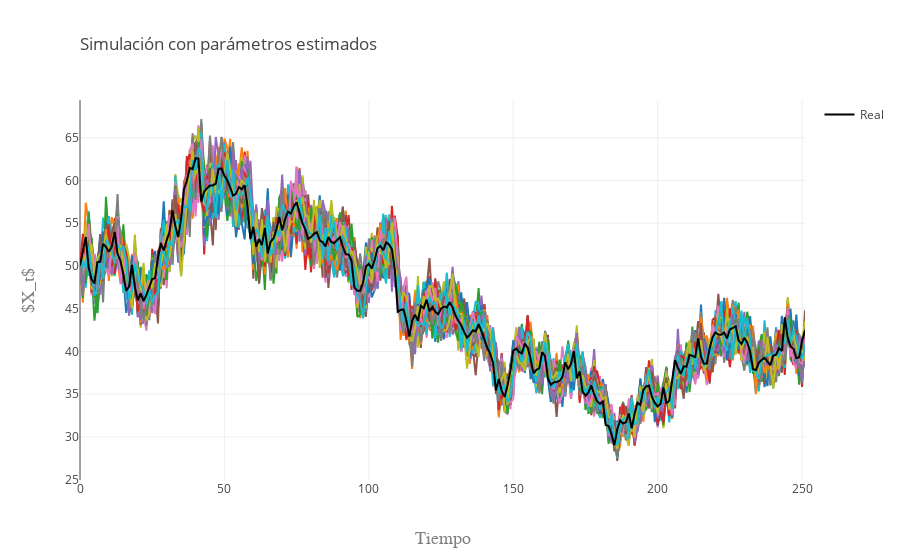

Notebook code for this chart:
### Code cell
data=[]
for i in range(k):
    trace1 = go.Scatter(
        y = S[i],
        x = np.arange(N),
        showlegend=False
    )
    data.append(trace1)

trace2 = go.Scatter(
    y = X,
    x = np.arange(N),
    mode = 'lines',
    line = dict(color = 'rgb(0,0,0)'),
    name = 'Real'
)
data.append(trace2)
layout = go.Layout(
    title=go.layout.Title(
        text='Simulación con parámetros estimados',
        xref='paper',
        x=0
    ),
    xaxis=go.layout.XAxis(
        title=go.layout.xaxis.Title(
            text='Tiempo',
            font=dict(
                family='Arial',
                size=18,
                color='#7f7f7f'
            )
        )
    ),
    yaxis=go.layout.YAxis(
        title=go.layout.yaxis.Title(
            text='$X_t$',
            font=dict(
                family='Arial',
                size=18,
                color='#7f7f7f'
            )
        )
    )
)
fig = go.Figure(data=data, layout=layout)
py.iplot(fig, filename='Estimacion')

### Figure 1 — Plotly figure (JSON) as saved in the notebook; plotly's stock layout.template omitted (floating-point values rounded to 4 significant figures; data arrays with more than 128 entries replaced by an {"elided": "..."} marker saying what was removed)
{"data": [{"showlegend": false, "type": "scatter", "uid": "8d58233f-aa3a-4fb4-ab92-9055f0336701", "x": {"elided": "252 int values"}, "y": {"elided": "252 float values"}}, {"showlegend": false, "type": "scatter", "uid": "905b8749-2eb2-4a1c-ab57-d26b3d9d52b7", "x": {"elided": "252 int values"}, "y": {"elided": "252 float values"}}, {"showlegend": false, "type": "scatter", "uid": "577018d5-a03b-40fc-96c0-73812a15214a", "x": {"elided": "252 int values"}, "y": {"elided": "252 float values"}}, {"showlegend": false, "type": "scatter", "uid": "d4337b99-9323-4c41-997a-1d4a87a0155f", "x": {"elided": "252 int values"}, "y": {"elided": "252 float values"}}, {"showlegend": false, "type": "scatter", "uid": "557e1911-5fc8-4e6a-ae7e-f8e8bdff8fe3", "x": {"elided": "252 int values"}, "y": {"elided": "252 float values"}}, {"showlegend": false, "type": "scatter", "uid": "84d26f9b-662f-40f9-901e-101a5edb2973", "x": {"elided": "252 int values"}, "y": {"elided": "252 float values"}}, {"showlegend": false, "type": "scatter", "uid": "0866f9fb-0471-4aa3-8541-775f4b25cf76", "x": {"elided": "252 int values"}, "y": {"elided": "252 float values"}}, {"showlegend": false, "type": "scatter", "uid": "e13b55da-d340-43f5-b3d7-7a20e1805fa4", "x": {"elided": "252 int values"}, "y": {"elided": "252 float values"}}, {"showlegend": false, "type": "scatter", "uid": "8e6b8d14-3489-48b0-9a7e-f548a0aa43ea", "x": {"elided": "252 int values"}, "y": {"elided": "252 float values"}}, {"showlegend": false, "type": "scatter", "uid": "60782ab7-f375-4ffa-bea0-d1e3a1acb1d1", "x": {"elided": "252 int values"}, "y": {"elided": "252 float values"}}, {"showlegend": false, "type": "scatter", "uid": "98a443aa-4a28-4e76-88e1-788a588437df", "x": {"elided": "252 int values"}, "y": {"elided": "252 float values"}}, {"showlegend": false, "type": "scatter", "uid": "b493cd6a-6080-40c3-a015-524582496056", "x": {"elided": "252 int values"}, "y": {"elided": "252 float values"}}, {"showlegend": false, "type": "scatter", "uid": "18a0cf91-ddac-460a-9035-7f26c1e46a06", "x": {"elided": "252 int values"}, "y": {"elided": "252 float values"}}, {"showlegend": false, "type": "scatter", "uid": "8158d00b-906f-4aa6-90cb-a9d434a5c626", "x": {"elided": "252 int values"}, "y": {"elided": "252 float values"}}, {"showlegend": false, "type": "scatter", "uid": "85c0009d-b3d0-4ab6-91cb-44cfb33aba81", "x": {"elided": "252 int values"}, "y": {"elided": "252 float values"}}, {"showlegend": false, "type": "scatter", "uid": "80d0269a-ec87-4bbf-8a48-ced7aa2bd0d6", "x": {"elided": "252 int values"}, "y": {"elided": "252 float values"}}, {"showlegend": false, "type": "scatter", "uid": "87eeb54f-6f6e-4211-80b9-0ad00ae17696", "x": {"elided": "252 int values"}, "y": {"elided": "252 float values"}}, {"showlegend": false, "type": "scatter", "uid": "2ebfd3e1-2ad2-4476-8eec-7b2871fc55bc", "x": {"elided": "252 int values"}, "y": {"elided": "252 float values"}}, {"showlegend": false, "type": "scatter", "uid": "560ae3f4-8cb5-47b7-a1d0-12bc82a7f778", "x": {"elided": "252 int values"}, "y": {"elided": "252 float values"}}, {"showlegend": false, "type": "scatter", "uid": "22f83533-81a0-470d-87c1-ac9ace3287a7", "x": {"elided": "252 int values"}, "y": {"elided": "252 float values"}}, {"showlegend": false, "type": "scatter", "uid": "2bddb2ec-4259-4c50-90f1-ae197f94e2bd", "x": {"elided": "252 int values"}, "y": {"elided": "252 float values"}}, {"showlegend": false, "type": "scatter", "uid": "9afef20c-a0cb-499d-a49d-44962eaf5f96", "x": {"elided": "252 int values"}, "y": {"elided": "252 float values"}}, {"showlegend": false, "type": "scatter", "uid": "9d15f0fb-beef-4929-8e8b-53a7ffa23d45", "x": {"elided": "252 int values"}, "y": {"elided": "252 float values"}}, {"showlegend": false, "type": "scatter", "uid": "c6b68133-14c2-430c-ba4c-7267da72c14f", "x": {"elided": "252 int values"}, "y": {"elided": "252 float values"}}, {"showlegend": false, "type": "scatter", "uid": "b78b433a-7b17-427a-b850-4a87c0a851d1", "x": {"elided": "252 int values"}, "y": {"elided": "252 float values"}}, {"showlegend": false, "type": "scatter", "uid": "83892d4f-8bb7-48c3-aaba-6d2cab0d522d", "x": {"elided": "252 int values"}, "y": {"elided": "252 float values"}}, {"showlegend": false, "type": "scatter", "uid": "02d33067-43a5-4264-b932-5981f79bf4da", "x": {"elided": "252 int values"}, "y": {"elided": "252 float values"}}, {"showlegend": false, "type": "scatter", "uid": "6c7e7a11-221e-49ff-8d51-49bb8eb77a45", "x": {"elided": "252 int values"}, "y": {"elided": "252 float values"}}, {"showlegend": false, "type": "scatter", "uid": "341322c0-51d3-4378-ab08-d26880cbf66c", "x": {"elided": "252 int values"}, "y": {"elided": "252 float values"}}, {"showlegend": false, "type": "scatter", "uid": "eab672f5-c5ed-4a57-9331-2e5df810bf6a", "x": {"elided": "252 int values"}, "y": {"elided": "252 float values"}}, {"showlegend": false, "type": "scatter", "uid": "b5e4370e-2da4-414f-ad88-f98d8d43c3a6", "x": {"elided": "252 int values"}, "y": {"elided": "252 float values"}}, {"showlegend": false, "type": "scatter", "uid": "5bd7932d-d94e-4163-8588-8646273626d5", "x": {"elided": "252 int values"}, "y": {"elided": "252 float values"}}, {"showlegend": false, "type": "scatter", "uid": "403b72a3-5825-4513-9aae-20aff366c60a", "x": {"elided": "252 int values"}, "y": {"elided": "252 float values"}}, {"showlegend": false, "type": "scatter", "uid": "963bc677-eee6-4e1e-8004-4f5329aa52de", "x": {"elided": "252 int values"}, "y": {"elided": "252 float values"}}, {"showlegend": false, "type": "scatter", "uid": "f0b61701-41d7-4b85-85d1-f249ca2f718d", "x": {"elided": "252 int values"}, "y": {"elided": "252 float values"}}, {"showlegend": false, "type": "scatter", "uid": "11b6468b-e51e-4d15-beba-79c4f7a9f9d1", "x": {"elided": "252 int values"}, "y": {"elided": "252 float values"}}, {"showlegend": false, "type": "scatter", "uid": "aaf38249-6295-4285-9068-c8de8490d15c", "x": {"elided": "252 int values"}, "y": {"elided": "252 float values"}}, {"showlegend": false, "type": "scatter", "uid": "d1266dd1-dd0d-4d4b-8c47-4fd60a1cd782", "x": {"elided": "252 int values"}, "y": {"elided": "252 float values"}}, {"showlegend": false, "type": "scatter", "uid": "f9bc3349-9903-47ed-a68e-4381ba9617b7", "x": {"elided": "252 int values"}, "y": {"elided": "252 float values"}}, {"showlegend": false, "type": "scatter", "uid": "717d40d6-9684-4f18-9328-5066b693b4fc", "x": {"elided": "252 int values"}, "y": {"elided": "252 float values"}}, {"showlegend": false, "type": "scatter", "uid": "bdc0dd5d-81bc-4213-96a6-1028e2381d0c", "x": {"elided": "252 int values"}, "y": {"elided": "252 float values"}}, {"showlegend": false, "type": "scatter", "uid": "bff08a0f-5f2c-4e9e-8fb6-cd8571e5bb2c", "x": {"elided": "252 int values"}, "y": {"elided": "252 float values"}}, {"showlegend": false, "type": "scatter", "uid": "6fe120d6-e6d6-4f64-bcf6-57d840813f78", "x": {"elided": "252 int values"}, "y": {"elided": "252 float values"}}, {"showlegend": false, "type": "scatter", "uid": "c2b7c5d8-5032-45ad-822a-53b129c1eaa5", "x": {"elided": "252 int values"}, "y": {"elided": "252 float values"}}, {"showlegend": false, "type": "scatter", "uid": "30f8f5a3-1d48-4258-ab92-941268e50013", "x": {"elided": "252 int values"}, "y": {"elided": "252 float values"}}, {"showlegend": false, "type": "scatter", "uid": "cbb6db70-fae4-4388-89ca-9023b29d7b3f", "x": {"elided": "252 int values"}, "y": {"elided": "252 float values"}}, {"showlegend": false, "type": "scatter", "uid": "d78f5252-9efd-4b45-b9ed-06aa21f4239c", "x": {"elided": "252 int values"}, "y": {"elided": "252 float values"}}, {"showlegend": false, "type": "scatter", "uid": "b860f415-f1ab-4253-a1ea-c22abcefd8ac", "x": {"elided": "252 int values"}, "y": {"elided": "252 float values"}}, {"showlegend": false, "type": "scatter", "uid": "37db71b1-349f-4395-8607-87bfdd88b76a", "x": {"elided": "252 int values"}, "y": {"elided": "252 float values"}}, {"showlegend": false, "type": "scatter", "uid": "a1bf9f4b-6ce1-4c83-b6c1-d25d983344fb", "x": {"elided": "252 int values"}, "y": {"elided": "252 float values"}}, {"showlegend": false, "type": "scatter", "uid": "2878c350-edf2-465a-969a-6530acab31b7", "x": {"elided": "252 int values"}, "y": {"elided": "252 float values"}}, {"showlegend": false, "type": "scatter", "uid": "aeaba210-3379-4c39-8b16-504ff0f4123d", "x": {"elided": "252 int values"}, "y": {"elided": "252 float values"}}, {"showlegend": false, "type": "scatter", "uid": "0dc78fd2-c7f6-448a-98d9-c9b8c2603cf4", "x": {"elided": "252 int values"}, "y": {"elided": "252 float values"}}, {"showlegend": false, "type": "scatter", "uid": "b53ed420-9942-4df5-af08-9cf2badc2597", "x": {"elided": "252 int values"}, "y": {"elided": "252 float values"}}, {"showlegend": false, "type": "scatter", "uid": "3dbe4fc9-bc46-43e4-b4f2-1261a4759aff", "x": {"elided": "252 int values"}, "y": {"elided": "252 float values"}}, {"showlegend": false, "type": "scatter", "uid": "40d7186a-8ebe-499e-965c-66ac2a0c3910", "x": {"elided": "252 int values"}, "y": {"elided": "252 float values"}}, {"showlegend": false, "type": "scatter", "uid": "bff0f608-15fe-4eed-98ab-a3b0e4d66508", "x": {"elided": "252 int values"}, "y": {"elided": "252 float values"}}, {"showlegend": false, "type": "scatter", "uid": "d286cab2-b4ab-4004-869d-8585fd4a4ac1", "x": {"elided": "252 int values"}, "y": {"elided": "252 float values"}}, {"showlegend": false, "type": "scatter", "uid": "7c51455e-100d-4c96-8764-fe9a54b0683e", "x": {"elided": "252 int values"}, "y": {"elided": "252 float values"}}, {"showlegend": false, "type": "scatter", "uid": "1ef48ed1-fdcb-41b2-ada1-7c23c098310f", "x": {"elided": "252 int values"}, "y": {"elided": "252 float values"}}, {"showlegend": false, "type": "scatter", "uid": "c3bb819e-3826-4069-8624-3a918106ffa7", "x": {"elided": "252 int values"}, "y": {"elided": "252 float values"}}, {"showlegend": false, "type": "scatter", "uid": "eff34287-a5db-4389-9f2c-e29b0bff0b00", "x": {"elided": "252 int values"}, "y": {"elided": "252 float values"}}, {"showlegend": false, "type": "scatter", "uid": "42ee2f77-3350-48a3-83a3-b83ca97f03f1", "x": {"elided": "252 int values"}, "y": {"elided": "252 float values"}}, {"showlegend": false, "type": "scatter", "uid": "de9f5498-742b-4018-8dd0-0793a42bd04f", "x": {"elided": "252 int values"}, "y": {"elided": "252 float values"}}, {"showlegend": false, "type": "scatter", "uid": "862ce0a9-f2fd-45cb-a489-1aad44b3f44c", "x": {"elided": "252 int values"}, "y": {"elided": "252 float values"}}, {"showlegend": false, "type": "scatter", "uid": "b1429702-3d1e-44ca-be9b-791dc4017173", "x": {"elided": "252 int values"}, "y": {"elided": "252 float values"}}, {"showlegend": false, "type": "scatter", "uid": "ec7b3c74-3917-4871-a5b3-f1c3e6ef3864", "x": {"elided": "252 int values"}, "y": {"elided": "252 float values"}}, {"showlegend": false, "type": "scatter", "uid": "fde2d70e-aeae-4e07-8832-3008414cb779", "x": {"elided": "252 int values"}, "y": {"elided": "252 float values"}}, {"showlegend": false, "type": "scatter", "uid": "55da96e2-516d-4bcf-af21-c254987e892e", "x": {"elided": "252 int values"}, "y": {"elided": "252 float values"}}, {"showlegend": false, "type": "scatter", "uid": "bf372b84-14b8-4296-a479-8cd3a96d9f21", "x": {"elided": "252 int values"}, "y": {"elided": "252 float values"}}, {"showlegend": false, "type": "scatter", "uid": "ccaa06ee-1db7-4c03-8003-c6393953eca8", "x": {"elided": "252 int values"}, "y": {"elided": "252 float values"}}, {"showlegend": false, "type": "scatter", "uid": "33cd9acc-526d-4e75-a288-e675f0eeafb9", "x": {"elided": "252 int values"}, "y": {"elided": "252 float values"}}, {"showlegend": false, "type": "scatter", "uid": "1ba3db4f-02f6-45c9-aa33-4bfcb0aa7152", "x": {"elided": "252 int values"}, "y": {"elided": "252 float values"}}, {"showlegend": false, "type": "scatter", "uid": "f9be4157-6625-47c1-9304-8438711de838", "x": {"elided": "252 int values"}, "y": {"elided": "252 float values"}}, {"showlegend": false, "type": "scatter", "uid": "ebb91966-3cca-4c1e-9845-e920d797a4cf", "x": {"elided": "252 int values"}, "y": {"elided": "252 float values"}}, {"showlegend": false, "type": "scatter", "uid": "37f2b0da-92bb-433b-975d-d3dabbd9de7f", "x": {"elided": "252 int values"}, "y": {"elided": "252 float values"}}, {"showlegend": false, "type": "scatter", "uid": "125b207d-12c6-404a-8e55-c2639ce5f686", "x": {"elided": "252 int values"}, "y": {"elided": "252 float values"}}, {"showlegend": false, "type": "scatter", "uid": "932d8fa6-be25-4cc4-96f4-c2cdec610e0e", "x": {"elided": "252 int values"}, "y": {"elided": "252 float values"}}, {"showlegend": false, "type": "scatter", "uid": "7efde8a2-8f63-4104-bf6b-5edf2c71fd57", "x": {"elided": "252 int values"}, "y": {"elided": "252 float values"}}, {"showlegend": false, "type": "scatter", "uid": "c75d8c7a-ae05-493d-9db0-5db694f04eab", "x": {"elided": "252 int values"}, "y": {"elided": "252 float values"}}, {"showlegend": false, "type": "scatter", "uid": "7cba853d-1a88-4784-9183-3234942ed922", "x": {"elided": "252 int values"}, "y": {"elided": "252 float values"}}, {"showlegend": false, "type": "scatter", "uid": "57959dc1-25a2-455f-abf5-57612076db9d", "x": {"elided": "252 int values"}, "y": {"elided": "252 float values"}}, {"showlegend": false, "type": "scatter", "uid": "04408487-42e7-4b37-9a56-e3af65c6529e", "x": {"elided": "252 int values"}, "y": {"elided": "252 float values"}}, {"showlegend": false, "type": "scatter", "uid": "ad2e32c9-f136-435f-a88d-74a79c76dd2e", "x": {"elided": "252 int values"}, "y": {"elided": "252 float values"}}, {"showlegend": false, "type": "scatter", "uid": "23850c8e-2f54-4954-9fde-1ce15333654e", "x": {"elided": "252 int values"}, "y": {"elided": "252 float values"}}, {"showlegend": false, "type": "scatter", "uid": "72f3fc93-9375-4b59-8c71-60beb89161d8", "x": {"elided": "252 int values"}, "y": {"elided": "252 float values"}}, {"showlegend": false, "type": "scatter", "uid": "bbd22902-c08b-4eb5-955a-911ab327c79b", "x": {"elided": "252 int values"}, "y": {"elided": "252 float values"}}, {"showlegend": false, "type": "scatter", "uid": "e49702d1-f65b-4d44-af94-364d9f9b7311", "x": {"elided": "252 int values"}, "y": {"elided": "252 float values"}}, {"showlegend": false, "type": "scatter", "uid": "148884a3-fce4-4d88-bb90-b4370fb61fad", "x": {"elided": "252 int values"}, "y": {"elided": "252 float values"}}, {"showlegend": false, "type": "scatter", "uid": "2c116955-6369-40e5-bece-fdd887c30984", "x": {"elided": "252 int values"}, "y": {"elided": "252 float values"}}, {"showlegend": false, "type": "scatter", "uid": "b65794f4-d88e-4db2-84ce-9bbbad2d4185", "x": {"elided": "252 int values"}, "y": {"elided": "252 float values"}}, {"showlegend": false, "type": "scatter", "uid": "d12976d0-9a9c-4a11-b414-b8a400a6e1cc", "x": {"elided": "252 int values"}, "y": {"elided": "252 float values"}}, {"showlegend": false, "type": "scatter", "uid": "1dbdbf60-fa4e-4108-9982-28e2ce700f34", "x": {"elided": "252 int values"}, "y": {"elided": "252 float values"}}, {"showlegend": false, "type": "scatter", "uid": "052b4037-be9f-467e-abea-e3278997e941", "x": {"elided": "252 int values"}, "y": {"elided": "252 float values"}}, {"showlegend": false, "type": "scatter", "uid": "4d5318d0-fe5f-4b91-93b5-cf133d499829", "x": {"elided": "252 int values"}, "y": {"elided": "252 float values"}}, {"showlegend": false, "type": "scatter", "uid": "e95c7296-da24-467a-b671-65c7e8003c91", "x": {"elided": "252 int values"}, "y": {"elided": "252 float values"}}, {"showlegend": false, "type": "scatter", "uid": "95116c71-e03b-4918-a0a5-e5364fc1b84e", "x": {"elided": "252 int values"}, "y": {"elided": "252 float values"}}, {"showlegend": false, "type": "scatter", "uid": "57e17e57-e290-4180-8653-81884b84a090", "x": {"elided": "252 int values"}, "y": {"elided": "252 float values"}}, {"showlegend": false, "type": "scatter", "uid": "ace9aadf-d294-49aa-b099-33d4da6bb7f5", "x": {"elided": "252 int values"}, "y": {"elided": "252 float values"}}, {"showlegend": false, "type": "scatter", "uid": "0bb0bdd0-f524-423c-b046-6639f4702154", "x": {"elided": "252 int values"}, "y": {"elided": "252 float values"}}, {"line": {"color": "rgb(0, 0, 0)"}, "mode": "lines", "name": "Real", "type": "scatter", "uid": "3b452409-0395-4766-adfb-712b5719277a", "x": {"elided": "252 int values"}, "y": {"elided": "252 float values"}}], "layout": {"autosize": true, "title": {"text": "Simulación con parámetros estimados", "x": 0, "xref": "paper"}, "xaxis": {"autorange": true, "range": [0, 251], "title": {"font": {"color": "#7f7f7f", "family": "Arial", "size": 18}, "text": "Tiempo"}, "type": "linear"}, "yaxis": {"autorange": true, "range": [24.96, 69.41], "title": {"font": {"color": "#7f7f7f", "family": "Arial", "size": 18}, "text": "$X_t$"}, "type": "linear"}}}
